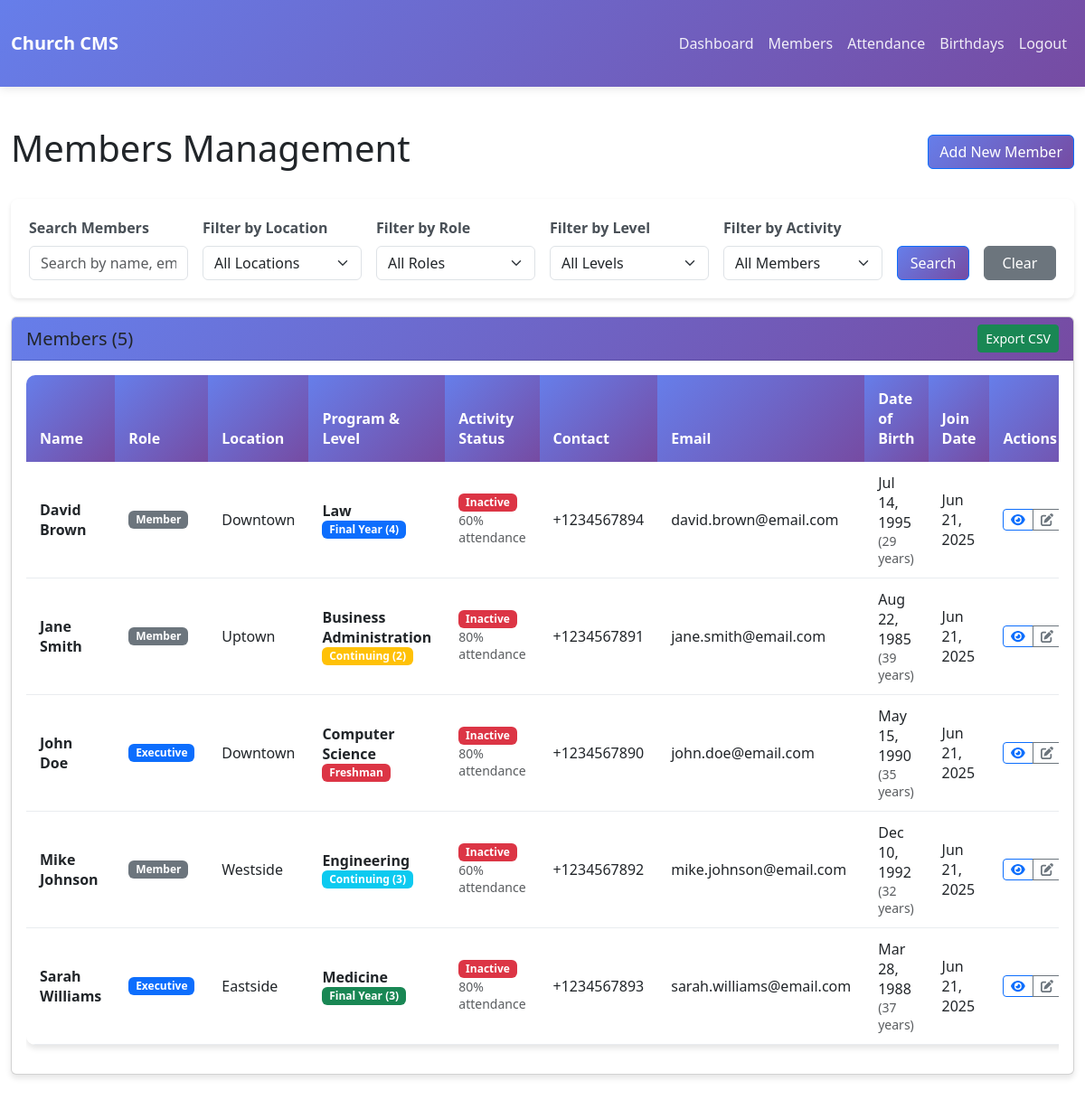
The page /members.php (signed in) on the database its author committed.
### tables this page shows
CREATE TABLE members (
    id INT AUTO_INCREMENT PRIMARY KEY,
    first_name VARCHAR(50) NOT NULL,
    last_name VARCHAR(50) NOT NULL,
    location VARCHAR(100) NOT NULL,
    program_of_study VARCHAR(100),
    program_level VARCHAR(50),
    member_role ENUM('Member', 'Executive') DEFAULT 'Member',
    active BOOLEAN DEFAULT 0,
    contact_number VARCHAR(20),
    email VARCHAR(100),
    date_of_birth DATE,
    join_date DATE DEFAULT (CURRENT_DATE),
    created_at TIMESTAMP DEFAULT CURRENT_TIMESTAMP,
    updated_at TIMESTAMP DEFAULT CURRENT_TIMESTAMP ON UPDATE CURRENT_TIMESTAMP,
    INDEX idx_name (first_name, last_name),
    INDEX idx_location (location),
    INDEX idx_birthday (date_of_birth),
    INDEX idx_role (member_role),
    INDEX idx_program_level (program_level),
    INDEX idx_active (active)
);

### includes/functions.php (called while the page is built, shortened)
<?php
require_once __DIR__ . '/../config/database.php';
function sanitizeInput($data) {
    $data = trim($data);
    $data = stripslashes($data);
    $data = htmlspecialchars($data);
    return $data;
}
function formatDate($date, $format = 'F j, Y') {
    return date($format, strtotime($date));
}
function calculateAge($dateOfBirth) {
    $dob = new DateTime($dateOfBirth);
    $now = new DateTime();
    $age = $now->diff($dob);
    return $age->y;
}
function getRoleBadgeClass($role) {
    switch ($role) {
        case 'Executive':
            return 'bg-primary';
        case 'Member':
        default:
            return 'bg-secondary';
    }
}
function getLevelBadgeClass($level) {
    switch ($level) {
        case 'Freshman':
            return 'bg-danger';
        case 'Continuing (2)':
            return 'bg-warning';
        case 'Continuing (3)':
            return 'bg-info';
        case 'Final Year (3)':
            return 'bg-success';
        case 'Final Year (4)':
            return 'bg-primary';
    }
}
function calculateAttendancePercentage($member_id, $days_back = 90) {
    $sql = "SELECT
                COUNT(m.id) as total_meetings,
                SUM(CASE WHEN a.attended = 1 THEN 1 ELSE 0 END) as attended_meetings
            FROM meetings m
            LEFT JOIN attendance a ON m.id = a.meeting_id AND a.member_id = ?
            WHERE m.meeting_date >= DATE_SUB(CURDATE(), INTERVAL ? DAY)";
    $result = fetchOne($sql, [$member_id, $days_back]);
    if ($result && $result['total_meetings'] > 0) {
        return round(($result['attended_meetings'] / $result['total_meetings']) * 100, 1);
    }
    return 0;
}
function getActivityBadgeClass($active) {
    return $active ? 'bg-success' : 'bg-danger';
}
function getActivityStatusText($active) {
    return $active ? 'Active' : 'Inactive';
}
?>

### config/database.php (called while the page is built, shortened)
<?php
function getDBConnection() {
    static $connection = null;
    if ($connection === null) {
        $connection = mysqli_connect(DB_HOST, DB_USER, DB_PASS, DB_NAME);
        mysqli_set_charset($connection, DB_CHARSET);
    }
    return $connection;
}
function executeQuery($sql, $params = []) {
    $conn = getDBConnection();
    $stmt = mysqli_prepare($conn, $sql);
    if (!empty($params)) {
        $types = str_repeat('s', count($params));
        mysqli_stmt_bind_param($stmt, $types, ...$params);
    }
    if (!mysqli_stmt_execute($stmt)) {
        die("Execute failed: " . mysqli_stmt_error($stmt));
    }
    return $stmt;
}
function fetchAll($sql, $params = []) {
    $stmt = executeQuery($sql, $params);
    $result = mysqli_stmt_get_result($stmt);
    $rows = [];
    while ($row = mysqli_fetch_assoc($result)) {
        $rows[] = $row;
    }
    return $rows;
}
function fetchOne($sql, $params = []) {
    $stmt = executeQuery($sql, $params);
    $result = mysqli_stmt_get_result($stmt);
    $row = mysqli_fetch_assoc($result);
    return $row;
}
?>

### members.php (the view, shortened to what this page needs)
<?php
require_once __DIR__ . '/includes/functions.php';
$search = sanitizeInput($_GET['search'] ?? '');
$where_conditions = [];
$params = [];
$where_clause = !empty($where_conditions) ? 'WHERE ' . implode(' AND ', $where_conditions) : '';
$sql = "SELECT * FROM members $where_clause ORDER BY first_name, last_name";
$members = fetchAll($sql, $params);
include __DIR__ . '/includes/navbar.php';
?>
<!DOCTYPE html>
<html lang="en">
<head>
    <link rel="stylesheet" href="assets/css/style.css">
    <link rel="stylesheet" href="https://cdn.jsdelivr.net/npm/bootstrap@5.3.0/dist/css/bootstrap.min.css">
</head>
<body>
    <div class="container-fluid mt-4">
        <div class="d-flex justify-content-between align-items-center mb-4">
            <h1>Members Management</h1>
            <a href="add_member.php" class="btn btn-primary">Add New Member</a>
        </div>
        <div class="search-box">
            <form method="GET" class="row g-3">
                <div class="col-md-2">
                    <label for="search" class="form-label">Search Members</label>
                    <input type="text" class="form-control" id="search" name="search"
                           value="<?= htmlspecialchars($search) ?>"
                           placeholder="Search by name, email, or phone">
                </div>
                <div class="col-md-2">
                    <label for="location" class="form-label">Filter by Location</label>
                    <select class="form-select" id="location" name="location">
                        <option value="">All Locations</option>
                    </select>
                </div>
                <div class="col-md-2">
                    <label for="role" class="form-label">Filter by Role</label>
                    <select class="form-select" id="role" name="role">
                        <option value="">All Roles</option>
                    </select>
                </div>
                <div class="col-md-2">
                    <label for="level" class="form-label">Filter by Level</label>
                    <select class="form-select" id="level" name="level">
                        <option value="">All Levels</option>
                    </select>
                </div>
                <div class="col-md-2">
                    <label for="activity" class="form-label">Filter by Activity</label>
                    <select class="form-select" id="activity" name="activity">
                        <option value="">All Members</option>
                    </select>
                </div>
                <div class="col-md-1">
                    <label class="form-label">&nbsp;</label>
                    <button type="submit" class="btn btn-primary w-100">Search</button>
                </div>
                <div class="col-md-1">
                    <label class="form-label">&nbsp;</label>
                    <a href="members.php" class="btn btn-secondary w-100">Clear</a>
                </div>
            </form>
        </div>
        <div class="card">
            <div class="card-header d-flex justify-content-between align-items-center">
                <h5 class="mb-0">Members (<?= count($members) ?>)</h5>
                <button onclick="CMS.exportToCSV('membersTable', 'members.csv')" class="btn btn-sm btn-success">
                    Export CSV
                </button>
            </div>
            <div class="card-body">
                <?php if (count($members) > 0): ?>
                    <div class="table-responsive">
                        <table class="table table-hover" id="membersTable">
                            <thead>
                                <tr>
                                    <th>Name</th>
                                    <th>Role</th>
                                    <th>Location</th>
                                    <th>Program & Level</th>
                                    <th>Activity Status</th>
                                    <th>Contact</th>
                                    <th>Email</th>
                                    <th>Date of Birth</th>
                                    <th>Join Date</th>
                                    <th>Actions</th>
                                </tr>
                            </thead>
                            <tbody>
                                <?php foreach ($members as $member): ?>
                                    <tr>
                                        <td>
                                            <strong><?= htmlspecialchars($member['first_name'] . ' ' . $member['last_name']) ?></strong>
                                        </td>
                                        <td>
                                            <span class="badge <?= getRoleBadgeClass($member['member_role']) ?>">
                                                <?= htmlspecialchars($member['member_role']) ?>
                                            </span>
                                        </td>
                                        <td><?= htmlspecialchars($member['location']) ?></td>
                                        <td>
                                            <div>
                                                <strong><?= htmlspecialchars($member['program_of_study'] ?? '-') ?></strong>
                                                <?php if ($member['program_level']): ?>
                                                    <br>
                                                    <span class="badge <?= getLevelBadgeClass($member['program_level']) ?>">
                                                        <?= htmlspecialchars($member['program_level']) ?>
                                                    </span>
                                                <?php endif; ?>
                                            </div>
                                        </td>
                                        <td>
                                            <span class="badge <?= getActivityBadgeClass($member['active']) ?>">
                                                <?= getActivityStatusText($member['active']) ?>
                                            </span>
                                            <br>
                                            <small class="text-muted">
                                                <?= calculateAttendancePercentage($member['id'], 90) ?>% attendance
                                            </small>
                                        </td>
                                        <td><?= htmlspecialchars($member['contact_number'] ?? '-') ?></td>
                                        <td><?= htmlspecialchars($member['email'] ?? '-') ?></td>
                                        <td>
                                            <?php if ($member['date_of_birth']): ?>
                                                <?= formatDate($member['date_of_birth'], 'M j, Y') ?>
                                                <br><small class="text-muted">(<?= calculateAge($member['date_of_birth']) ?> years)</small>
                                            <?php else: ?>
                                                -
                                            <?php endif; ?>
                                        </td>
                                        <td><?= formatDate($member['join_date'], 'M j, Y') ?></td>
                                        <td>
                                            <div class="btn-group btn-group-sm">
                                                <a href="view_member.php?id=<?= $member['id'] ?>"
                                                   class="btn btn-outline-primary" title="View">
                                                    <i class="fas fa-eye"></i>
                                                </a>
                                                <a href="edit_member.php?id=<?= $member['id'] ?>"
                                                   class="btn btn-outline-secondary" title="Edit">
                                                    <i class="fas fa-edit"></i>
                                                </a>
                                            </div>
                                        </td>
                                    </tr>
                                <?php endforeach; ?>
                            </tbody>
                        </table>
                    </div>
                <?php endif; ?>
            </div>
        </div>
    </div>
</body>
</html>

### assets/css/style.css (style rules this page uses)
* { margin: 0; padding: 0; box-sizing: border-box; }
body { font-family: 'Segoe UI', Tahoma, Geneva, Verdana, sans-serif; line-height: 1.6; color: #333; background-color: #f8f9fa; }
.container-fluid { padding: 20px; }
.form-control { border: 2px solid #e9ecef; border-radius: 8px; padding: 12px 15px; transition: border-color 0.3s ease, box-shadow 0.3s ease; }
.form-label { font-weight: 600; color: #495057; margin-bottom: 8px; }
.btn-primary { background: linear-gradient(135deg, #667eea 0%, #764ba2 100%); border: none; border-radius: 8px; padding: 12px 30px; font-weight: 600; transition: transform 0.3s ease, box-shadow 0.3s ease; }
.btn-secondary { background: #6c757d; border: none; border-radius: 8px; padding: 8px 20px; transition: background-color 0.3s ease; }
.btn-success { background: #28a745; border: none; border-radius: 8px; padding: 8px 20px; transition: background-color 0.3s ease; }
.table { background: white; border-radius: 10px; overflow: hidden; box-shadow: 0 4px 6px rgba(0,0,0,0.1); }
.table thead th { background: linear-gradient(135deg, #667eea 0%, #764ba2 100%); color: white; border: none; padding: 15px; font-weight: 600; }
.table tbody td { padding: 12px 15px; border-bottom: 1px solid #e9ecef; vertical-align: middle; }
.card { border: none; border-radius: 10px; box-shadow: 0 4px 6px rgba(0,0,0,0.1); margin-bottom: 20px; }
.card-header { background: linear-gradient(135deg, #667eea 0%, #764ba2 100%); color: white; border: none; padding: 15px 20px; font-weight: 600; }
.card-body { padding: 20px; }
.search-box { background: white; border-radius: 8px; padding: 20px; margin-bottom: 20px; box-shadow: 0 2px 4px rgba(0,0,0,0.1); }

### rows shown on the page
members: first_name+last_name "David Brown", member_role "Member", location "Downtown", program_of_study "Law", program_level "Final Year (4)", active "Inactive", id "60", contact_number "+1234567894", email "david.brown@email.com", date_of_birth "Jul 14, 1995", date_of_birth "29", join_date "Jun 21, 2025"
members: first_name+last_name "Jane Smith", member_role "Member", location "Uptown", program_of_study "Business Administration", program_level "Continuing (2)", active "Inactive", id "80", contact_number "+1234567891", email "jane.smith@email.com", date_of_birth "Aug 22, 1985", date_of_birth "39", join_date "Jun 21, 2025"
members: first_name+last_name "John Doe", member_role "Executive", location "Downtown", program_of_study "Computer Science", program_level "Freshman", active "Inactive", id "80", contact_number "+1234567890", email "john.doe@email.com", date_of_birth "May 15, 1990", date_of_birth "35", join_date "Jun 21, 2025"
members: first_name+last_name "Mike Johnson", member_role "Member", location "Westside", program_of_study "Engineering", program_level "Continuing (3)", active "Inactive", id "60", contact_number "+1234567892", email "mike.johnson@email.com", date_of_birth "Dec 10, 1992", date_of_birth "32", join_date "Jun 21, 2025"
members: first_name+last_name "Sarah Williams", member_role "Executive", location "Eastside", program_of_study "Medicine", program_level "Final Year (3)", active "Inactive", id "80", contact_number "+1234567893", email "sarah.williams@email.com", date_of_birth "Mar 28, 1988", date_of_birth "37", join_date "Jun 21, 2025"

### other values the page prints
count($members) "5"
